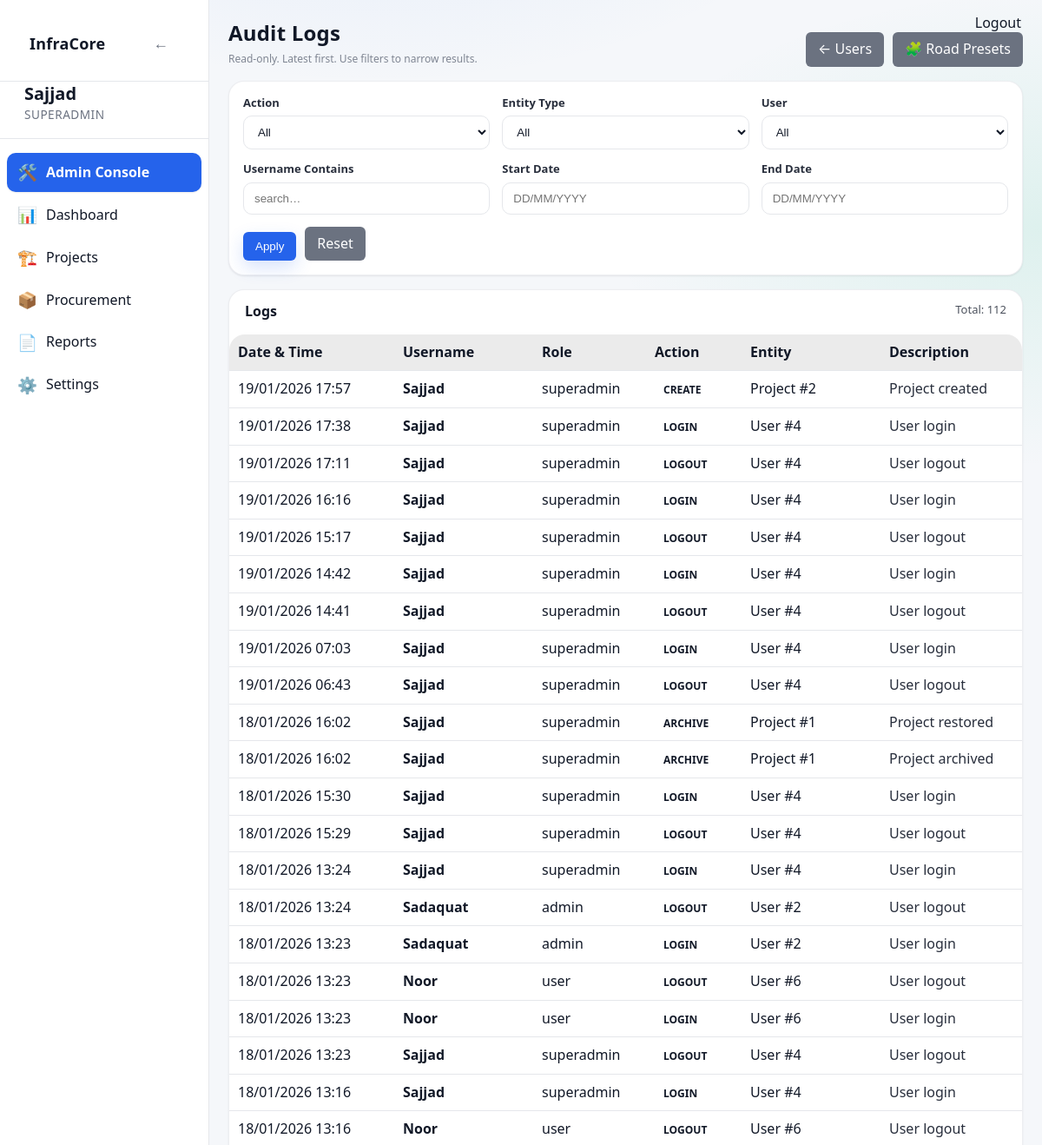
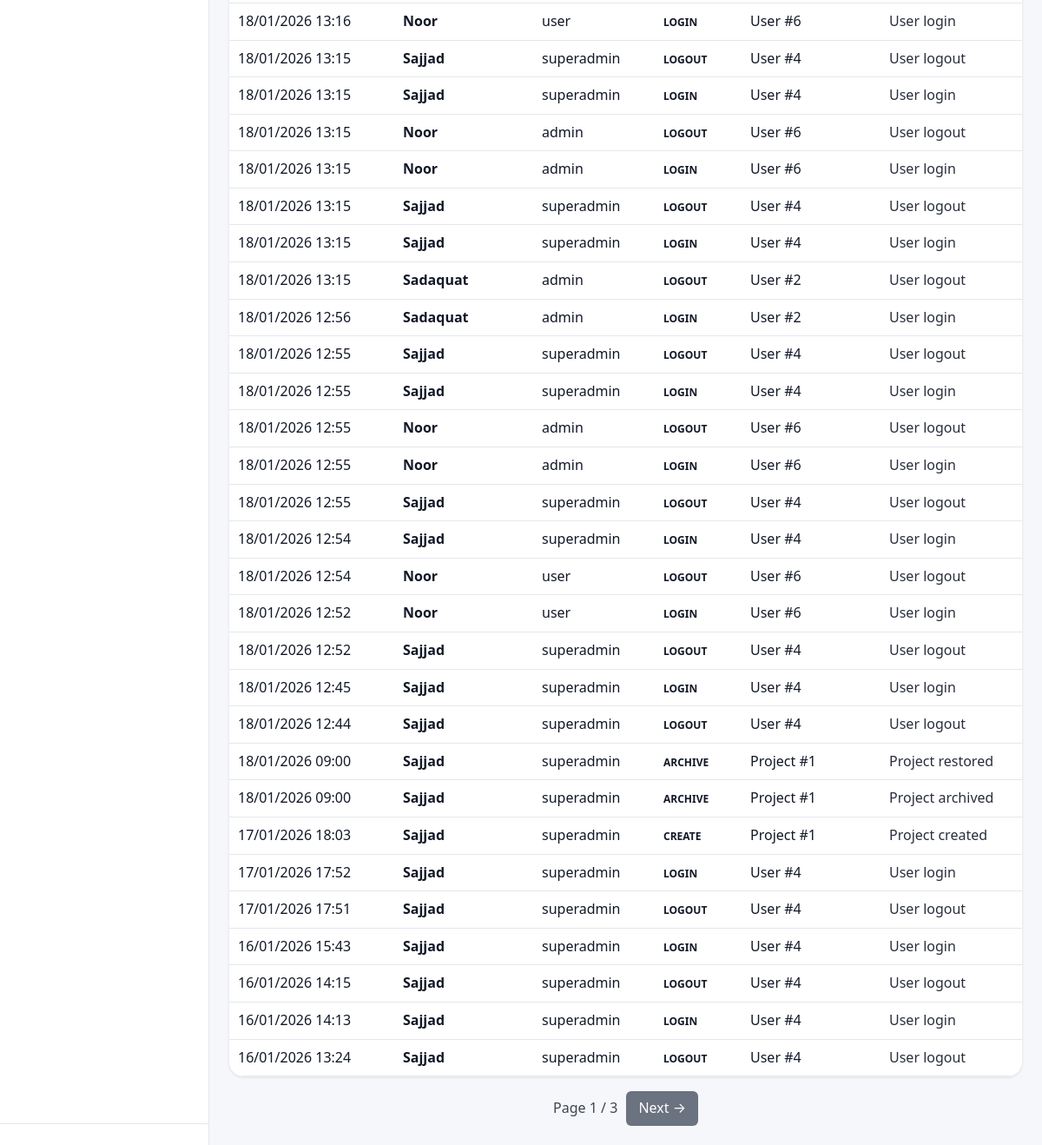
/admin/logs (signed in), run on an earlier commit of the app's database (2 pictures, top to bottom).
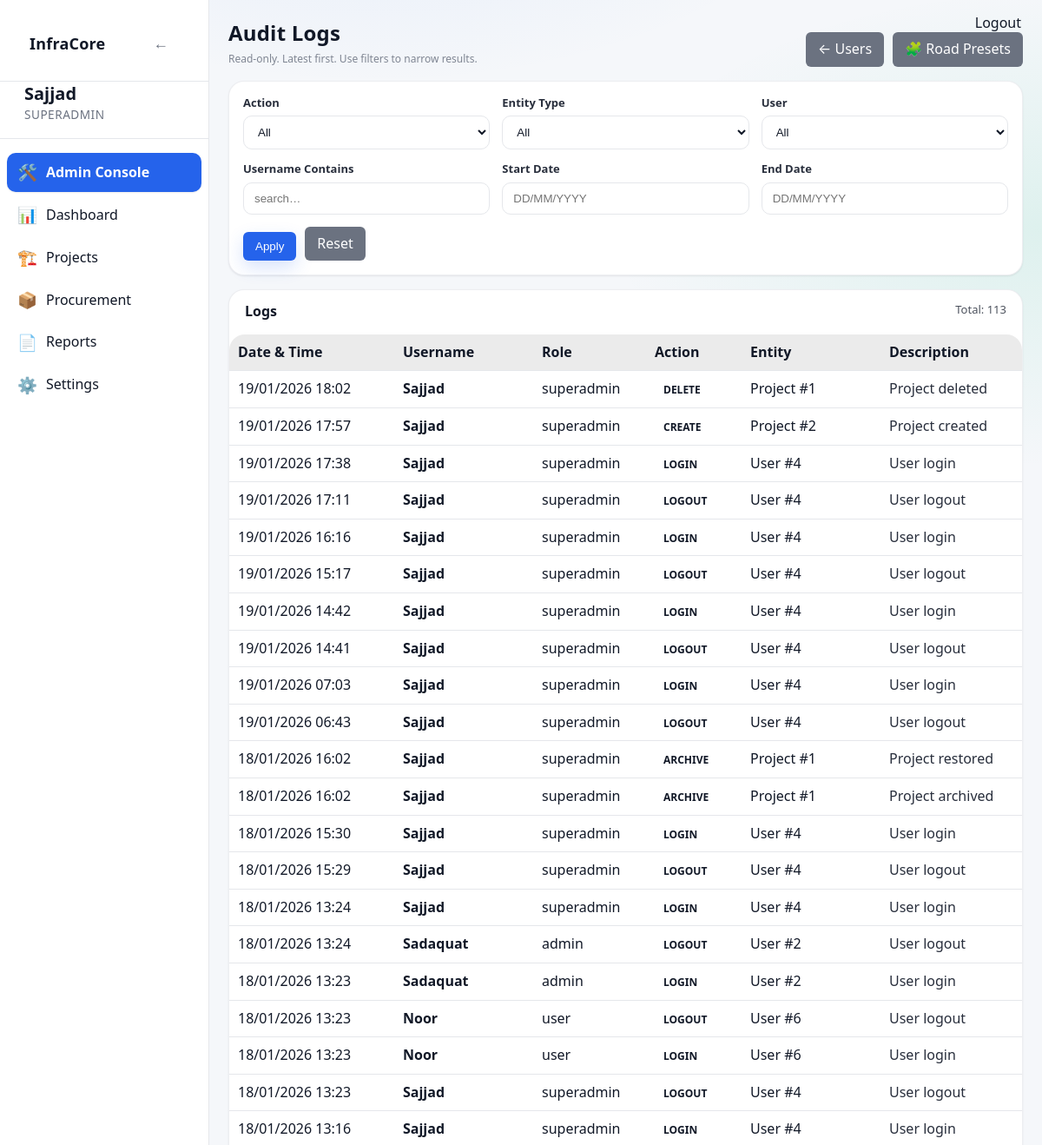
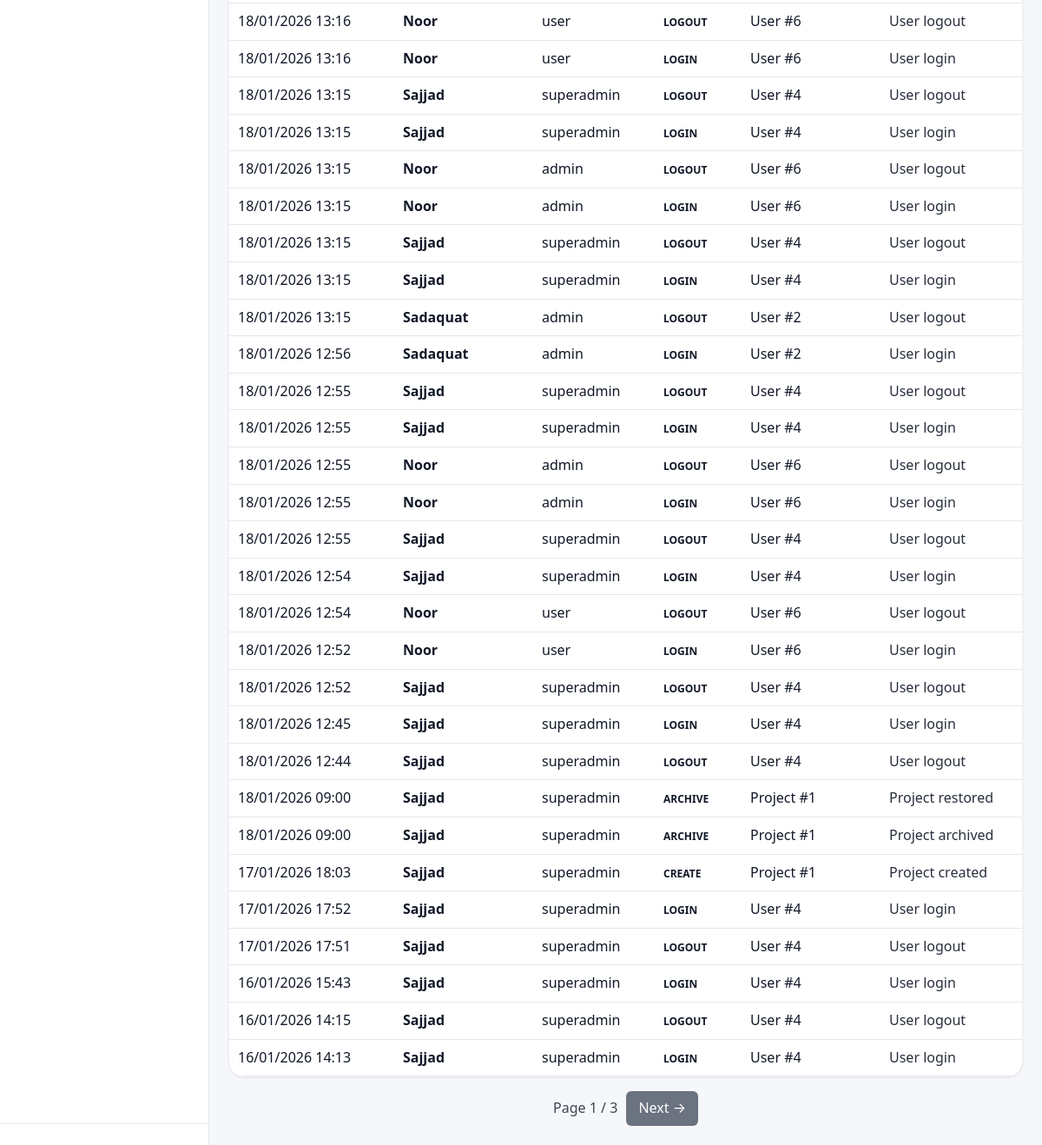
And on a later commit of the database (2 pictures, top to bottom).
### app/models/activity_log.py (models this page shows)
class ActivityLog(Base):
    __tablename__ = "activity_logs"
    __table_args__ = (
        Index("ix_activity_logs_created_at", "created_at"),
        Index("ix_activity_logs_user_id", "user_id"),
    )
    id = Column(Integer, primary_key=True, index=True)
    user_id = Column(Integer, ForeignKey("users.id"), nullable=True)
    username = Column(String(150), nullable=False)
    role = Column(String(50), nullable=True)
    action = Column(String(20), nullable=False)  # CREATE, UPDATE, DELETE, ARCHIVE, LOGIN, LOGOUT
    entity_type = Column(String(50), nullable=True)  # Project, Activity, Material, User, Execution
    entity_id = Column(Integer, nullable=True)
    description = Column(Text, nullable=True)
    old_value = Column(Text, nullable=True)  # JSON string
    new_value = Column(Text, nullable=True)  # JSON string
    ip_address = Column(String(64), nullable=True)
    created_at = Column(DateTime, default=datetime.utcnow, nullable=False)
    details = Column(String, nullable=True)
    timestamp = Column(DateTime, default=datetime.utcnow)

### app/routes/admin.py (the view)
@router.get("/logs", response_class=HTMLResponse)
def audit_logs_page(
    request: Request,
    page: int = 1,
    action: str | None = None,
    entity_type: str | None = None,
    user_id: int | None = None,
    username: str | None = None,
    start_date: str | None = None,
    end_date: str | None = None,
    db: Session = Depends(get_db),
):
    admin = admin_guard(request)
    if not admin:
        return RedirectResponse("/dashboard", status_code=302)
    page_size = 50
    page = max(page, 1)
    q = db.query(ActivityLog)
    if action:
        q = q.filter(ActivityLog.action == action)
    if entity_type:
        q = q.filter(ActivityLog.entity_type == entity_type)
    if user_id is not None:
        q = q.filter(ActivityLog.user_id == user_id)
    if username:
        q = q.filter(ActivityLog.username.ilike(f"%{username.strip()}%"))
    def _parse_d(s: str | None) -> date | None:
        if not s:
            return None
        try:
            return parse_date_ddmmyyyy_or_iso(str(s))
        except Exception:
            return None
    sd = _parse_d(start_date)
    ed = _parse_d(end_date)
    if sd:
        q = q.filter(ActivityLog.created_at >= datetime.combine(sd, time.min))
    if ed:
        q = q.filter(ActivityLog.created_at <= datetime.combine(ed, time.max))
    total = q.count()
    logs = (
        q.order_by(ActivityLog.created_at.desc())
        .offset((page - 1) * page_size)
        .limit(page_size)
        .all()
    )
    actions = [r[0] for r in db.query(ActivityLog.action).distinct().order_by(ActivityLog.action).all() if r and r[0]]
    entity_types = [r[0] for r in db.query(ActivityLog.entity_type).distinct().order_by(ActivityLog.entity_type).all() if r and r[0]]
    users = (
        db.query(ActivityLog.user_id, ActivityLog.username)
        .filter(ActivityLog.user_id.isnot(None))
        .distinct()
        .order_by(ActivityLog.username.asc())
        .all()
    )
    return templates.TemplateResponse(
        "admin/logs.html",
        {
            "request": request,
            "user": admin,
            "logs": logs,
            "page": page,
            "page_size": page_size,
            "total": total,
            "actions": actions,
            "entity_types": entity_types,
            "users": users,
            "filters": {
                "action": action or "",
                "entity_type": entity_type or "",
                "user_id": user_id if user_id is not None else "",
                "username": username or "",
                "start_date": start_date or "",
                "end_date": end_date or "",
            },
        },
    )

### app/templates/admin/logs.html (shortened to what the changed rows need)
{% extends "base.html" %}
{% block content %}
<div class="page-header" style="display:flex;justify-content:space-between;align-items:flex-end;gap:12px;flex-wrap:wrap;margin-bottom:16px">
    <div>
        <h1 class="page-title" style="margin-bottom:6px">Audit Logs</h1>
    </div>
</div>
<div class="card" style="padding:0">
    <div style="padding:14px 18px;border-bottom:1px solid rgba(255,255,255,0.08);display:flex;justify-content:space-between;gap:12px;flex-wrap:wrap">
        <strong>Logs</strong>
        <span style="opacity:0.75;font-size:13px">
            Total: {{ total }}
        </span>
    </div>
    <table class="table" style="margin:0">
        <thead>
            <tr style="background:rgba(255,255,255,0.04)">
                <th style="width:170px">Date &amp; Time</th>
                <th style="width:140px">Username</th>
                <th style="width:110px">Role</th>
                <th style="width:90px">Action</th>
                <th style="width:140px">Entity</th>
                <th>Description</th>
            </tr>
        </thead>
        <tbody>
            {% if logs and logs|length > 0 %}
                {% for l in logs %}
                    <tr style="border-bottom:1px solid rgba(255,255,255,0.05)">
                        <td style="white-space:nowrap">{{ l.created_at|ddmmyyyy_dt }}</td>
                        <td><strong>{{ l.username }}</strong></td>
                        <td>{{ l.role or "" }}</td>
                        <td>
                            <span class="badge badge-info">{{ l.action }}</span>
                        </td>
                        <td>
                            {{ l.entity_type or "" }}
                            {% if l.entity_id %}
                                #{{ l.entity_id }}
                            {% endif %}
                        </td>
                        <td style="opacity:0.9">{{ l.description or l.details or "" }}</td>
                    </tr>
                {% endfor %}
            {% else %}
                <tr>
                    <td colspan="6" style="padding:24px;text-align:center;opacity:0.75">
                        No audit logs found for the selected filters.
                    </td>
                </tr>
            {% endif %}
        </tbody>
    </table>
</div>
{% set total_pages = (total // page_size) + (1 if total % page_size else 0) %}
{% endblock %}

What changed in the data, as far as the page shows it:
no longer on this page (row unchanged): ActivityLog: created_at|ddmmyyyy_dt "16/01/2026 13:24", username "Sajjad", role "superadmin", action "LOGOUT", entity_type "User", entity_id "4", description "User logout"
added ActivityLog: created_at|ddmmyyyy_dt "19/01/2026 18:02", username "Sajjad", role "superadmin", action "DELETE", entity_type "Project", entity_id "1", description "Project deleted"
Also different on the page:
{{ total }}: "112" → "113"
